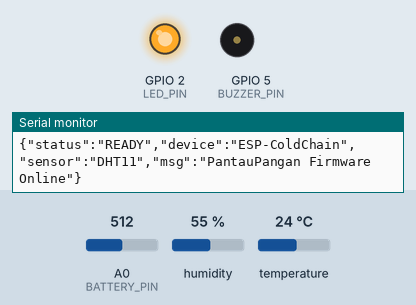
Simulated run of this sketch. Board: ESP8266 (NodeMCU). Parts: output pins drawn as LEDs (lit = HIGH), buzzer (waves = sounding, pin HIGH), the last lines printed to the serial monitor. Inputs (shaded band) come from the test bench; at power-on: temperature 24 °C, A0 (BATTERY_PIN) = 512, humidity 55 %.

Above: at 2.2 s.
2.3 s: temperature set to 7 °C
4.0 s: temperature set to 4 °C
At 6.2 s:
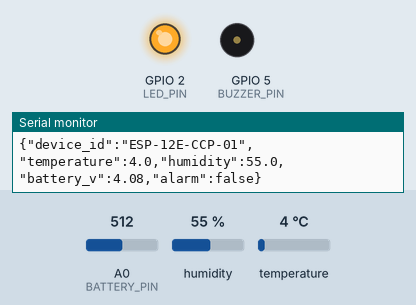
9.0 s: temperature set to 12 °C
At 11.2 s:
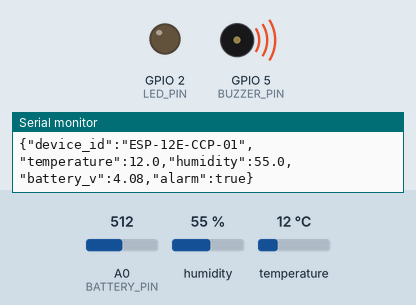
11.5 s: temperature set to 2 °C
At 13.1 s:
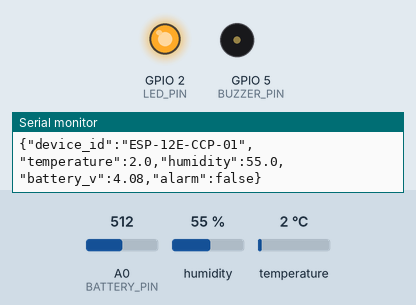
Timing chart, 0 to 14.6 s (numbered marks = the images above; inputs shaded):
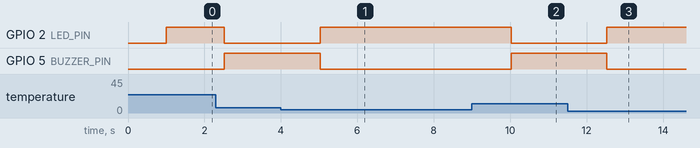

Measured:
- after the input at 4.0 s, GPIO 2 (LED_PIN): LOW → HIGH after 1.0 s; GPIO 5 (BUZZER_PIN): HIGH → LOW after 1.0 s
- after the input at 9.0 s, GPIO 2 (LED_PIN): HIGH → LOW after 1.0 s; GPIO 5 (BUZZER_PIN): LOW → HIGH after 1.0 s
- after the input at 11.5 s, GPIO 2 (LED_PIN): LOW → HIGH after 1.0 s; GPIO 5 (BUZZER_PIN): HIGH → LOW after 1.0 s

The sketch:

PantauPangan_ESP.ino
```cpp
/**
 * PantauPangan - Firmware Node ESP-12E / ESP32 & Sensor DHT11
 * Mata Kuliah: Internet of Things & Sistem Terintegrasi
 *
 * Konfigurasi Pin Fisik:
 * - ESP8266 (NodeMCU ESP-12E):
 *     DHT11 DATA : GPIO 4 (Pin D2)
 *     Buzzer 5V  : GPIO 5 (Pin D1)
 *     LED Indikator: GPIO 2 (Pin D4 / LED Built-in)
 *     ADC Baterai: Pin A0
 *
 * - ESP32 (DevKit v1):
 *     DHT11 DATA : GPIO 4
 *     Buzzer 5V  : GPIO 5
 *     LED Indikator: GPIO 2 (Built-in Blue LED)
 *     ADC Baterai: GPIO 34 (ADC1_CH6)
 *
 * Komunikasi: USB Serial UART 115200 Baud (Terhubung ke Dashboard Web Serial)
 */

#include <DHT.h>

#if defined(ESP8266)
  #define DHTPIN 4          // GPIO 4 (D2 pada NodeMCU ESP8266)
  #define BUZZER_PIN 5      // GPIO 5 (D1)
  #define LED_PIN 2         // GPIO 2 (D4 - Active LOW pada ESP8266)
  #define BATTERY_PIN A0
  #define LED_ACTIVE LOW
  #define LED_INACTIVE HIGH
#elif defined(ESP32)
  #define DHTPIN 4          // GPIO 4 pada ESP32
  #define BUZZER_PIN 5      // GPIO 5
  #define LED_PIN 2         // GPIO 2 (Built-in LED Active HIGH pada ESP32)
  #define BATTERY_PIN 34
  #define LED_ACTIVE HIGH
  #define LED_INACTIVE LOW
#else
  #define DHTPIN 4
  #define BUZZER_PIN 5
  #define LED_PIN 2
  #define BATTERY_PIN A0
  #define LED_ACTIVE HIGH
  #define LED_INACTIVE LOW
#endif

#define DHTTYPE DHT11     // Tipe Sensor DHT11

DHT dht(DHTPIN, DHTTYPE);

// Sampling interval (2.5 detik optimal untuk karakter fisik sensor DHT11)
const unsigned long INTERVAL_MS = 2500;
unsigned long lastReadTime = 0;

// Batas Kritis HACCP Default (Chilled Room 0.0°C s/d 5.0°C)
float limitMaxTemp = 5.0;
float limitMinTemp = 0.0;

// Status alarm kendali jarak jauh dari AI Dashboard
bool remoteAlarmActive = false;

void setup() {
  // Inisialisasi Serial Port ke Laptop (Baudrate 115200 bps)
  Serial.begin(115200);
  delay(1000);

  // Inisialisasi Pin Aktuator
  pinMode(BUZZER_PIN, OUTPUT);
  pinMode(LED_PIN, OUTPUT);

  digitalWrite(BUZZER_PIN, LOW);          // Buzzer awal mati
  digitalWrite(LED_PIN, LED_INACTIVE);    // LED awal standby

  // Inisialisasi Sensor DHT11
  dht.begin();

  Serial.println(F("{\"status\":\"READY\",\"device\":\"ESP-ColdChain\",\"sensor\":\"DHT11\",\"msg\":\"PantauPangan Firmware Online\"}"));
}

void loop() {
  // 1. Memeriksa perintah kendali dari Dashboard Laptop via Serial
  if (Serial.available() > 0) {
    String cmd = Serial.readStringUntil('\n');
    cmd.trim();

    if (cmd == "ALARM_ON") {
      remoteAlarmActive = true;
      digitalWrite(BUZZER_PIN, HIGH);
      digitalWrite(LED_PIN, LED_ACTIVE);
    } else if (cmd == "ALARM_OFF") {
      remoteAlarmActive = false;
      digitalWrite(BUZZER_PIN, LOW);
      digitalWrite(LED_PIN, LED_INACTIVE);
    } else if (cmd.startsWith("SET_ZONE:")) {
      // Format kendali: SET_ZONE:nama_ruang,min_temp,max_temp
      int firstComma = cmd.indexOf(',');
      int secondComma = cmd.indexOf(',', firstComma + 1);
      if (firstComma > 0 && secondComma > firstComma) {
        limitMinTemp = cmd.substring(firstComma + 1, secondComma).toFloat();
        limitMaxTemp = cmd.substring(secondComma + 1).toFloat();
      }
    }
  }

  // 2. Pembacaan Sensor secara berkala
  unsigned long currentMillis = millis();
  if (currentMillis - lastReadTime >= INTERVAL_MS) {
    lastReadTime = currentMillis;

    float humidity = dht.readHumidity();
    float temperature = dht.readTemperature(); // Celcius

    // Validasi pembacaan sensor
    if (isnan(humidity) || isnan(temperature)) {
      Serial.println(F("{\"error\":\"DHT11_READ_FAILED\",\"msg\":\"Gagal membaca sensor DHT11 di GPIO 4\"}"));
      return;
    }

    // Pembacaan tegangan baterai 18650 melalui pin analog
    float batteryV = 4.05;
    #if defined(ESP8266) || defined(ESP32)
      int adcVal = analogRead(BATTERY_PIN);
      batteryV = (adcVal / 1024.0) * 4.2;
      if (batteryV < 3.0 || batteryV > 4.35) batteryV = 4.08; // Fallback toleransi
    #endif

    // Cek ambang batas kritis lokal atau alarm dari AI Dashboard
    bool isLocalCritical = (temperature > limitMaxTemp || temperature < limitMinTemp);
    bool shouldTriggerAlarm = isLocalCritical || remoteAlarmActive;

    if (shouldTriggerAlarm) {
      digitalWrite(BUZZER_PIN, HIGH);      // Buzzer berbunyi
      digitalWrite(LED_PIN, LED_ACTIVE);   // LED merah/indikator menyala
    } else {
      digitalWrite(BUZZER_PIN, LOW);
      digitalWrite(LED_PIN, LED_INACTIVE);
    }

    // 3. Kirimkan JSON Telemetri terstandarisasi ke Laptop via USB Serial
    Serial.print(F("{\"device_id\":\"ESP-12E-CCP-01\""));
    Serial.print(F(",\"temperature\":"));
    Serial.print(temperature, 1);
    Serial.print(F(",\"humidity\":"));
    Serial.print(humidity, 1);
    Serial.print(F(",\"battery_v\":"));
    Serial.print(batteryV, 2);
    Serial.print(F(",\"alarm\":"));
    Serial.print(shouldTriggerAlarm ? F("true") : F("false"));
    Serial.println(F("}"));
  }
}
```
